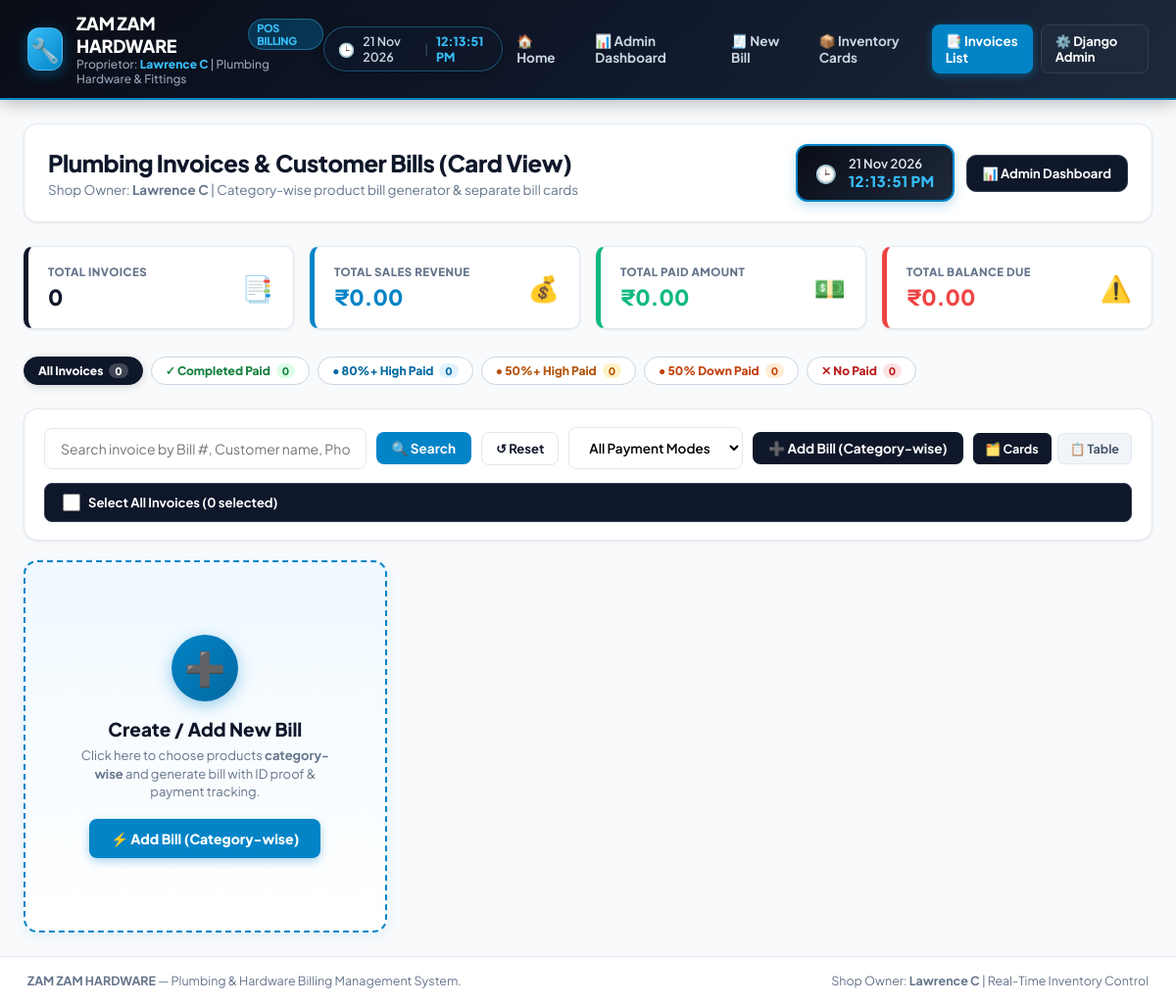
The page /invoices/ on the database as committed earlier.
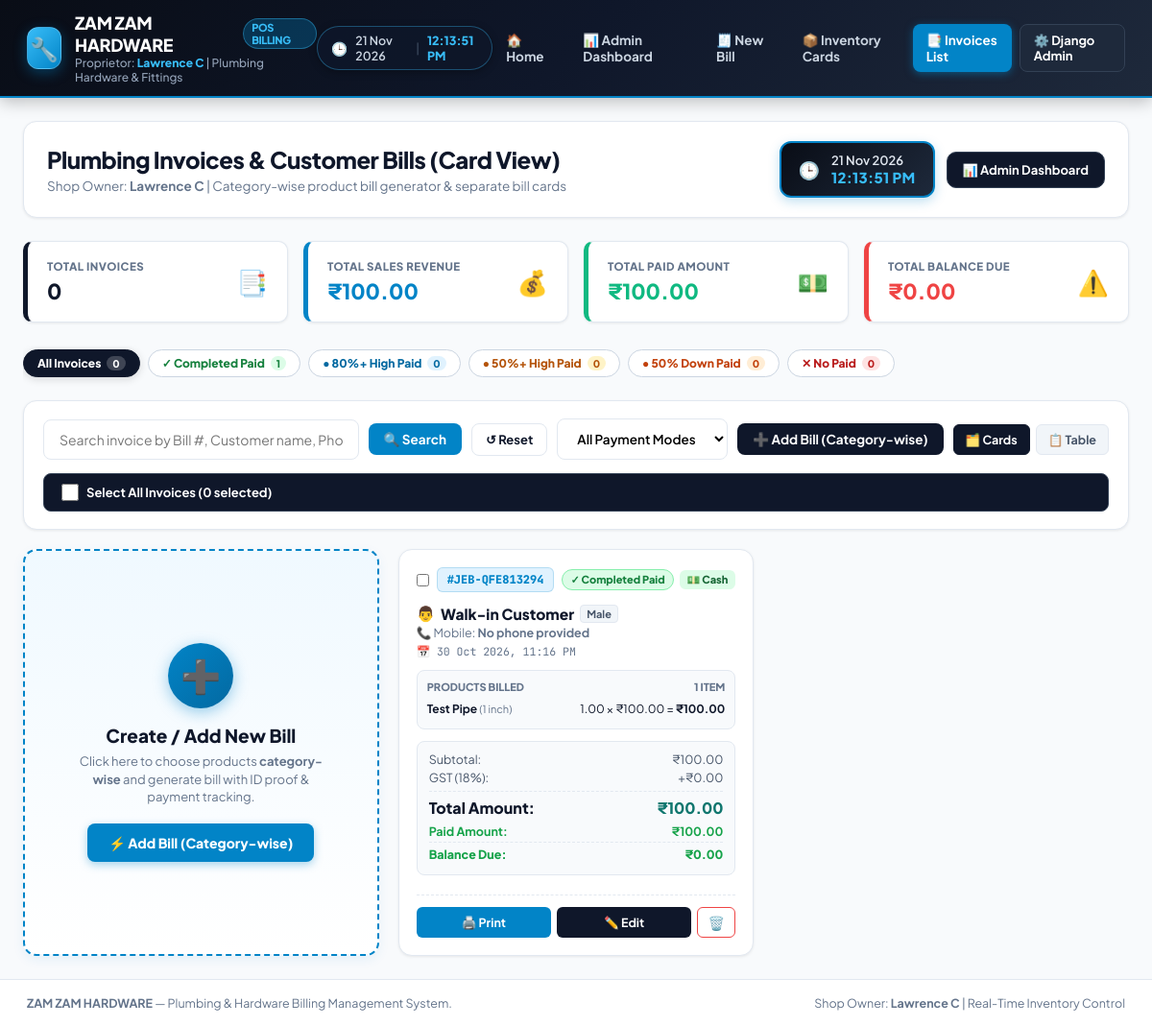
The same page on the database as committed later.
### law/models.py (models this page shows, shortened)
class Bill(models.Model):
    GENDER_CHOICES = [
        ('MALE', 'Male'),
        ('FEMALE', 'Female'),
        ('OTHER', 'Other'),
    ]
    ID_PROOF_CHOICES = [
        ('AADHAAR', 'Aadhaar Card'),
        ('PAN', 'PAN Card'),
        ('DRIVING_LICENCE', 'Driving Licence'),
        ('VOTER_ID', 'Voter ID'),
        ('SMART_CARD', 'Smart Card / Ration Card'),
        ('OTHER', 'Other ID'),
    ]
    PAYMENT_CHOICES = [
        ('CASH', 'Cash'),
        ('UPI', 'UPI / GPay / PhonePe / Paytm'),
        ('SPLIT', 'Split (Cash + UPI)'),
        ('CARD', 'Debit / Credit Card'),
        ('CREDIT', 'Credit / Due'),
    ]
    PAYMENT_STATUS_CHOICES = [
        ('COMPLETED_PAID', 'Completed Paid'),
        ('HIGH_80_PAID', '80%+ High Paid'),
        ('HIGH_50_PAID', '50%+ High Paid'),
        ('DOWN_50_PAID', '50% Down Paid'),
        ('NO_PAID', 'No Paid (Unpaid)'),
    ]
    bill_number = models.CharField(max_length=50, unique=True, editable=False)
    customer_name = models.CharField(max_length=150, default="Walk-in Customer")
    customer_phone = models.CharField(max_length=20, blank=True, null=True, verbose_name="Mobile No")
    gender = models.CharField(max_length=10, choices=GENDER_CHOICES, default='MALE')
    door_no = models.CharField(max_length=50, blank=True, null=True, verbose_name="Door / Flat No")
    address = models.TextField(blank=True, null=True, verbose_name="Address with Door No")
    id_proof_type = models.CharField(max_length=30, choices=ID_PROOF_CHOICES, default='AADHAAR')
    id_proof_number = models.CharField(max_length=60, blank=True, null=True, verbose_name="ID Proof No")
    payment_mode = models.CharField(max_length=20, choices=PAYMENT_CHOICES, default='CASH')
    subtotal = models.DecimalField(max_digits=12, decimal_places=2, default=0.00)
    discount = models.DecimalField(max_digits=10, decimal_places=2, default=0.00, verbose_name="Discount Amount")
    gst_rate = models.DecimalField(max_digits=5, decimal_places=2, default=18.00, verbose_name="GST Rate (%)")
    gst_amount = models.DecimalField(max_digits=10, decimal_places=2, default=0.00, verbose_name="GST Amount")
    grand_total = models.DecimalField(max_digits=12, decimal_places=2, default=0.00, verbose_name="Total Amount")
    paid_amount = models.DecimalField(max_digits=12, decimal_places=2, default=0.00, verbose_name="Paid Amount")
    balance_amount = models.DecimalField(max_digits=12, decimal_places=2, default=0.00, verbose_name="Balance Amount")
    payment_status = models.CharField(max_length=25, choices=PAYMENT_STATUS_CHOICES, default='COMPLETED_PAID')
    created_at = models.DateTimeField(default=timezone.now)
    notes = models.TextField(blank=True, null=True)
    class Meta:
        verbose_name = "Bill / Invoice"
        verbose_name_plural = "Bills / Invoices"
        ordering = ['-created_at']
    @property
    def gender_icon(self):
        icons = {'MALE': '👨', 'FEMALE': '👩', 'OTHER': '⚧'}
        return icons.get(self.gender, '👤')

class BillItem(models.Model):
    bill = models.ForeignKey(Bill, on_delete=models.CASCADE, related_name='items')
    product = models.ForeignKey(Product, on_delete=models.SET_NULL, null=True, blank=True)
    product_name = models.CharField(max_length=200)
    category_name = models.CharField(max_length=120, blank=True, default='')
    size = models.CharField(max_length=80)
    rate = models.DecimalField(max_digits=10, decimal_places=2)
    quantity = models.DecimalField(max_digits=10, decimal_places=2, default=1.00, verbose_name="Quantity / Meters")
    total = models.DecimalField(max_digits=12, decimal_places=2)
    class Meta:
        verbose_name = "Bill Item"
        verbose_name_plural = "Bill Items"

### law/views.py (the view)
# urls.py: path('invoices/', views.invoices_list, name='invoices_list'),
def invoices_list(request):
    bills = Bill.objects.prefetch_related('items').all()
    brands = Brand.objects.all()
    products = Product.objects.select_related('category', 'brand').all()
    categories = Category.objects.prefetch_related('products').all()
    total_revenue = sum(b.grand_total for b in bills)
    total_paid = sum(b.paid_amount for b in bills)
    total_balance = sum(b.balance_amount for b in bills)
    completed_paid_count = bills.filter(payment_status='COMPLETED_PAID').count()
    high_80_count = bills.filter(payment_status='HIGH_80_PAID').count()
    high_50_count = bills.filter(payment_status='HIGH_50_PAID').count()
    down_50_count = bills.filter(payment_status='DOWN_50_PAID').count()
    no_paid_count = bills.filter(payment_status='NO_PAID').count()
    bills_dict = {}
    for b in bills:
        bills_dict[str(b.id)] = {
            'id': b.id,
            'bill_number': b.bill_number,
            'customer_name': b.customer_name,
            'customer_phone': b.customer_phone or '',
            'gender': b.gender,
            'door_no': b.door_no or '',
            'address': b.address or '',
            'id_proof_type': b.id_proof_type,
            'id_proof_number': b.id_proof_number or '',
            'payment_mode': b.payment_mode,
            'subtotal': float(b.subtotal),
            'discount': float(b.discount),
            'gst_rate': float(b.gst_rate),
            'gst_amount': float(b.gst_amount),
            'grand_total': float(b.grand_total),
            'paid_amount': float(b.paid_amount),
            'balance_amount': float(b.balance_amount),
            'payment_status': b.payment_status,
            'notes': b.notes or '',
            'created_at': b.created_at.strftime('%d %b %Y, %I:%M %p') if b.created_at else '',
            'items': [
                {
                    'id': it.id,
                    'product_id': it.product_id,
                    'product_name': it.product_name,
                    'category_name': it.category_name,
                    'size': it.size,
                    'rate': float(it.rate),
                    'quantity': it.quantity,
                    'total': float(it.total)
                } for it in b.items.all()
            ]
        }
    context = {
        'shop_name': "ZAM ZAM HARDWARE",
        'shop_owner': "Lawrence C",
        'bills': bills,
        'bills_dict': bills_dict,
        'products': products,
        'categories': categories,
        'brands': brands,
        'total_bills_count': bills.count(),
        'total_revenue': total_revenue,
        'total_paid': total_paid,
        'total_balance': total_balance,
        'completed_paid_count': completed_paid_count,
        'high_80_count': high_80_count,
        'high_50_count': high_50_count,
        'down_50_count': down_50_count,
        'no_paid_count': no_paid_count,
    }
    return render(request, 'law/invoices_list.html', context)

### law/models.py (called while the page is built)
    @property
    def display_code(self):
        if self.product_code and self.product_code.strip():
            return self.product_code.strip()
        return f"P-{self.id:04d}" if self.id else "P-NEW"

### law/templates/law/invoices_list.html (shortened to what the changed rows need)
{% extends 'law/base.html' %}
{% block content %}
<div class="inv-header-card">
    <div class="header-left">
        <h1>Plumbing Invoices & Customer Bills (Card View)</h1>
    </div>
</div>
<div class="stats-container">
    <div class="stat-box box-blue">
        <div>
            <div class="stat-box-title">Total Sales Revenue</div>
            <div class="stat-box-value" style="color: #0284c7;">₹{{ total_revenue|default:0|floatformat:2 }}</div>
        </div>
    </div>
    <div class="stat-box box-green">
        <div>
            <div class="stat-box-title">Total Paid Amount</div>
            <div class="stat-box-value" style="color: #10b981;">₹{{ total_paid|default:0|floatformat:2 }}</div>
        </div>
    </div>
</div>
<div class="status-filter-bar">
    <button type="button" class="status-filter-btn" onclick="filterByPaymentStatus('COMPLETED_PAID', this)">
        <span style="color: #15803d;">✓ Completed Paid</span>
        <span class="status-count-tag" style="background: #dcfce7; color: #15803d;">{{ completed_paid_count|default:0 }}</span>
    </button>
</div>
<div class="invoices-card-grid" id="invoiceCardContainer">
    {% for b in bills %}
    <div class="bill-card" id="bill-card-{{ b.id }}"
         data-id="{{ b.id }}"
         data-number="{{ b.bill_number|lower }}"
         data-customer="{{ b.customer_name|lower }}"
         data-phone="{{ b.customer_phone|default:''|lower }}"
         data-address="{{ b.door_no|default:''|lower }} {{ b.address|default:''|lower }}"
         data-idproof="{{ b.id_proof_number|default:''|lower }}"
         data-mode="{{ b.payment_mode }}"
         data-status="{{ b.payment_status }}">
        <div>
            <div class="card-top">
                <div style="display: flex; align-items: center; gap: 8px;">
                    <input type="checkbox" class="card-checkbox invoice-select" value="{{ b.id }}" onchange="handleInvoiceCheckboxChange(this, 'bill-card-{{ b.id }}')">
                    <span class="bill-number-pill">#{{ b.bill_number }}</span>
                </div>
                <div style="display: flex; align-items: center; gap: 6px; flex-wrap: wrap; justify-content: flex-end;">
                    {% if b.payment_status == 'COMPLETED_PAID' %}
                    <span class="status-badge-pill status-completed">✓ Completed Paid</span>
                    {% elif b.payment_status == 'HIGH_80_PAID' %}
                    <span class="status-badge-pill status-high80">● 80%+ High Paid</span>
                    {% elif b.payment_status == 'HIGH_50_PAID' %}
                    <span class="status-badge-pill status-high50">● 50%+ High Paid</span>
                    {% elif b.payment_status == 'DOWN_50_PAID' %}
                    <span class="status-badge-pill status-down50">● 50% Down Paid</span>
                    {% else %}
                    <span class="status-badge-pill status-nopaid">✕ No Paid</span>
                    {% endif %}
                    {% if b.payment_mode == 'CASH' %}
                    <span class="pay-badge badge-cash">💵 Cash</span>
                    {% elif b.payment_mode == 'UPI' %}
                    <span class="pay-badge badge-upi">📱 UPI</span>
                    {% elif b.payment_mode == 'CARD' %}
                    <span class="pay-badge badge-card">💳 Card</span>
                    {% else %}
                    <span class="pay-badge badge-credit">📝 Due</span>
                    {% endif %}
                </div>
            </div>
            <div class="cust-info">
                <div class="cust-name">
                    <span>{{ b.gender_icon }}</span>
                    <span>{{ b.customer_name }}</span>
                    <span class="cust-chip chip-gender">{{ b.get_gender_display }}</span>
                </div>
                <div class="cust-phone">📞 Mobile: <strong>{{ b.customer_phone|default:"No phone provided" }}</strong></div>
                <div class="bill-date-text">📅 {{ b.created_at|date:"d M Y, h:i A" }}</div>
            </div>
            <div class="card-items-preview">
                <div class="preview-header">
                    <span>Products Billed</span>
                    <span>{{ b.items.count }} item{{ b.items.count|pluralize }}</span>
                </div>
                {% for item in b.items.all %}
                <div class="preview-item-row">
                    <div>
                        <strong>{{ item.product_name }}</strong>
                        <span style="color: #64748b; font-size: 11px;">({{ item.size }})</span>
                    </div>
                    <div>
                        <span>{{ item.quantity }} × ₹{{ item.rate|floatformat:2 }}</span> =
                        <strong>₹{{ item.total|floatformat:2 }}</strong>
                    </div>
                </div>
                {% empty %}
                <div style="font-size: 11.5px; color: #94a3b8; text-align: center; padding: 4px;">No line items snapshot</div>
                {% endfor %}
            </div>
            <div class="bill-stats-box">
                <div class="bill-stat-row">
                    <span>Subtotal:</span>
                    <span>₹{{ b.subtotal|floatformat:2 }}</span>
                </div>
                <div class="bill-stat-row">
                    <span>GST ({{ b.gst_rate|floatformat:0 }}%):</span>
                    <span>+₹{{ b.gst_amount|floatformat:2 }}</span>
                </div>
                <div class="bill-grand-row">
                    <span>Total Amount:</span>
                    <span class="bill-grand-val">₹{{ b.grand_total|floatformat:2 }}</span>
                </div>
                <div class="bill-stat-row" style="margin-top: 6px; font-weight: 700; color: #16a34a;">
                    <span>Paid Amount:</span>
                    <span>₹{{ b.paid_amount|floatformat:2 }}</span>
                </div>
                <div class="bill-stat-row" style="font-weight: 800; color: {% if b.balance_amount > 0 %}#dc2626{% else %}#16a34a{% endif %}; border-top: 1px dashed #e2e8f0; padding-top: 4px;">
                    <span>Balance Due:</span>
                    <span>₹{{ b.balance_amount|floatformat:2 }}</span>
                </div>
            </div>
        </div>
        <div class="bill-actions">
            <a href="{% url 'invoice_detail' b.id %}" target="_blank" class="btn-act-print">
                🖨️ Print
            </a>
            <button type="button" class="btn-act-edit" onclick="editInvoiceFromElement(this)">
                ✏️ Edit
            </button>
            <button type="button" class="btn-act-del" onclick="deleteInvoiceFromElement(this)" title="Delete invoice">
                🗑️
            </button>
        </div>
    </div>
    {% endfor %}
</div>
{% endblock %}

Rows that differ between the two databases and show on the page:
added Bill: bill_number "JEB-QFE813294", payment_status "✓ Completed Paid", payment_mode "💵 Cash", gender_icon "👨", customer_name "Walk-in Customer", gender "Male", customer_phone "No phone provided", created_at "30 Oct 2026, 11:16 PM", items.count "1", subtotal "100.00", gst_rate "18", gst_amount "0.00", grand_total "100.00", paid_amount "100.00", balance_amount "0.00"
added BillItem: product_name "Test Pipe", size "1 inch", quantity "1.00", rate "100.00", total "100.00"
Other text that changed with them:
{{ total_revenue|default:0|floatformat:2 }}: "0.00" → "100.00"
{{ total_paid|default:0|floatformat:2 }}: "0.00" → "100.00"
{{ completed_paid_count|default:0 }}: "0" → "1"
